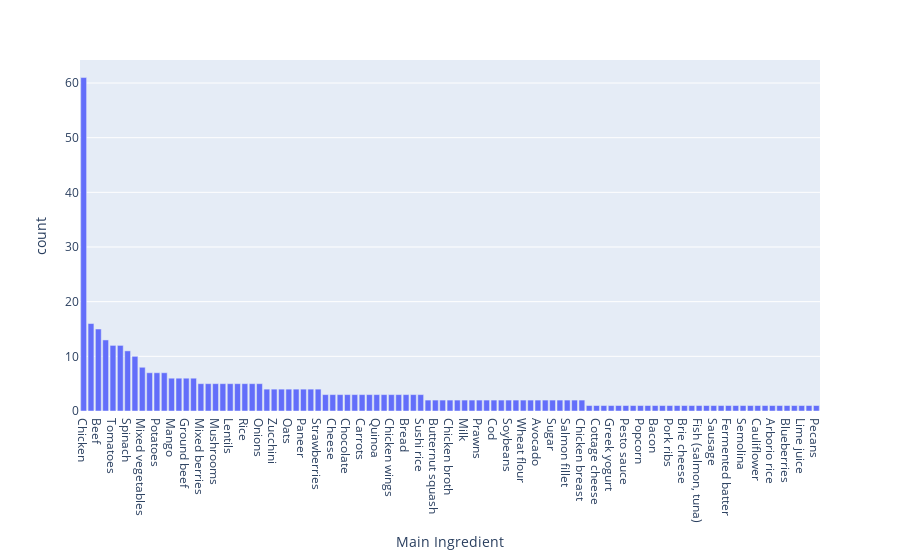

Notebook code for this chart:
### Code cell
fig = px.bar(df['Main Ingredient'].value_counts().reset_index(),
            x='Main Ingredient', y='count',
            hover_data=['Main Ingredient'])
fig.show()

### Figure 1 — Plotly figure (JSON) as saved in the notebook; plotly's stock layout.template omitted (floating-point values rounded to 4 significant figures)
{"data": [{"alignmentgroup": "True", "hovertemplate": "Main Ingredient=%{x}<br>count=%{y}<extra></extra>", "legendgroup": "", "marker": {"color": "#636efa", "pattern": {"shape": ""}}, "name": "", "offsetgroup": "", "orientation": "v", "showlegend": false, "textposition": "auto", "type": "bar", "x": ["Chicken", "Flour", "Beef", "Pasta", "Tomatoes", "Apples", "Spinach", "Shrimp", "Mixed vegetables", "Pizza dough", "Potatoes", "Vegetables", "Mango", "Eggs", "Ground beef", "Salmon", "Mixed berries", "Eggplant", "Mushrooms", "Yogurt (milk, cultures)", "Lentils", "Romaine lettuce", "Rice", "Tofu", "Onions", "Bell peppers", "Zucchini", "Lobster", "Oats", "Pumpkin", "Paneer", "Bananas", "Strawberries", "Cucumbers", "Cheese", "Lamb", "Chocolate", "Chickpeas", "Carrots", "Lemon juice", "Quinoa", "Brussels sprouts", "Chicken wings", "Ladyfingers", "Bread", "Portobello mushrooms", "Sushi rice", "Grilled chicken", "Butternut squash", "Almonds", "Chicken broth", "Milk solids", "Milk", "Dough", "Prawns", "Fish fillets", "Cod", "Peanuts", "Soybeans", "Graham crackers", "Wheat flour", "Cabbage", "Avocado", "Cucumber", "Sugar", "Tuna", "Salmon fillet", "Sweet potatoes", "Chicken breast", "Lentil dumplings", "Cottage cheese", "Berries", "Greek yogurt", "Watermelon", "Pesto sauce", "Buttermilk", "Popcorn", "Lamb/Chicken", "Bacon", "Black beans", "Pork ribs", "Oranges", "Brie cheese", "Fish", "Fish (salmon, tuna)", "Mixed fruits", "Sausage", "Basmati rice", "Fermented batter", "Kidney beans", "Semolina", "Potato", "Cauliflower", "Mutton", "Arborio rice", "Miso paste", "Blueberries", "Cream cheese", "Lime juice", "Pineapple", "Pecans"], "xaxis": "x", "y": [61, 16, 15, 13, 12, 12, 11, 10, 8, 7, 7, 7, 6, 6, 6, 6, 5, 5, 5, 5, 5, 5, 5, 5, 5, 4, 4, 4, 4, 4, 4, 4, 4, 3, 3, 3, 3, 3, 3, 3, 3, 3, 3, 3, 3, 3, 3, 2, 2, 2, 2, 2, 2, 2, 2, 2, 2, 2, 2, 2, 2, 2, 2, 2, 2, 2, 2, 2, 2, 1, 1, 1, 1, 1, 1, 1, 1, 1, 1, 1, 1, 1, 1, 1, 1, 1, 1, 1, 1, 1, 1, 1, 1, 1, 1, 1, 1, 1, 1, 1, 1], "yaxis": "y"}], "layout": {"autosize": true, "barmode": "relative", "legend": {"tracegroupgap": 0}, "margin": {"t": 60}, "xaxis": {"anchor": "y", "autorange": true, "domain": [0, 1], "range": [-0.5, 100.5], "title": {"text": "Main Ingredient"}, "type": "category"}, "yaxis": {"anchor": "x", "autorange": true, "domain": [0, 1], "range": [0, 64.21], "title": {"text": "count"}, "type": "linear"}}}
